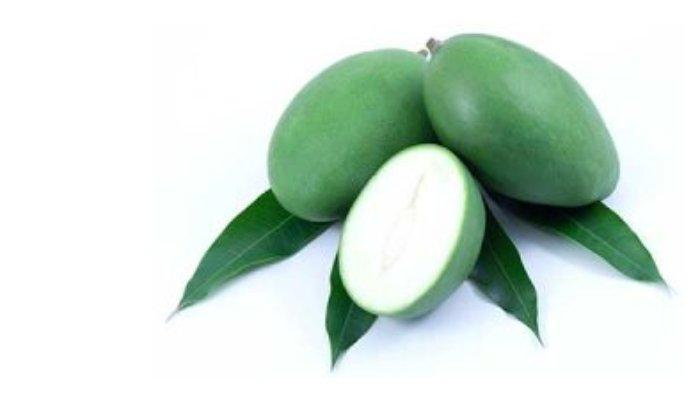
#> input picture Final/ambilGambar1.jpg, 700 x 393 px
$ python Pencitraan1.py
#> lines starting #> are read from the running program, lines starting #| are printed output that depends on the picture
import time
#Import OpenCV
import cv2
#Import Numpy
import numpy as np
#Baca gambar
img = cv2.imread('ambilGambar1.jpg')
#> img is the input picture: shape (393, 700, 3); mean B, G, R 211.9, 221.5, 206.3
#img = cv2.imread('ambilGambar.jpg')
#Konversi RGB ke HSV
hsv = cv2.cvtColor(img,cv2.COLOR_BGR2HSV)
#> hsv: shape (393, 700, 3); mean H, S, V 43.4, 31.8, 222.3
#Range warna kuning segmentasi/klasifikasi
lower = np.array([20,100,100], dtype=np.uint8)
upper = np.array([40,255,255], dtype=np.uint8)
mask = cv2.inRange(hsv, lower, upper)
#> mask: shape (393, 700); every value is 0
kernel = np.ones((25,25),np.uint8)
#Dipertembal piksel objek
dilation = cv2.dilate(mask,kernel,iterations = 1)
#Diperkecil supaya tidak berdempet piksel objeknya
erosion = cv2.erode(img,kernel,iterations = 1)
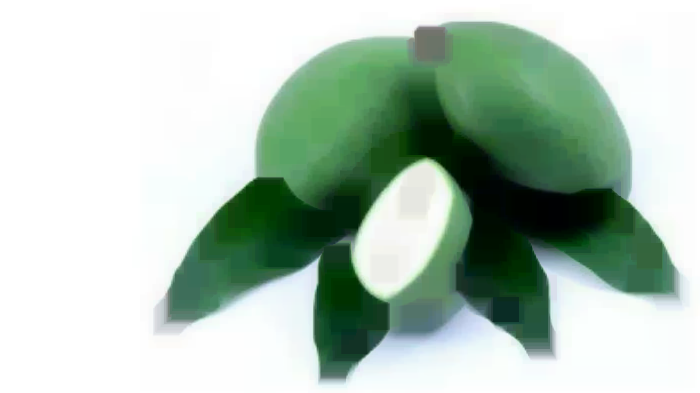
#> erosion: shape (393, 700, 3); mean B, G, R 183.5, 196.8, 177.7
#Temukan kontut
contours, hierarchy = cv2.findContours(dilation,cv2.RETR_TREE,cv2.CHAIN_APPROX_SIMPLE)
#> contours = []
#Kopi gambar asli ke variable resultImg
resultImg = (img).copy()
#Array kontur
contour = []
#Perulangan untuk kontur
for i in range(len(contours)):
        #Banyaknya kontur ke variable cnt
        cnt = contours[i]
        #Mencari radius untuk menggambar lingkaran
        (x,y),radius = cv2.minEnclosingCircle(cnt)
        #Pusat lingkaran
        center = (int(x),int(y))
        #Jika radius(kontur ukuran > 1 ) diaanggap kontur jika kurang bukan kontur
        if(int(radius) > 20):
            contour.append(cnt)
            #Gambar lingkaran
            resultImg = cv2.circle(resultImg,center,int(radius),(255,0,0),3)
#> this loop made 0 passes
#> after the loop, contour = []
#Tampilkan
if mask.any():
    #cv2.imshow("Jeruk Found", resultImg)
    #print('Jeruk Found!!')
    deteksi1 = True
    cv2.imwrite('citra1.jpg', resultImg)
else:
    #cv2.imshow("Jeruk Not Found", resultImg)
    #print('Jeruk Not Found!!')
    deteksi1 = False

#delay
time.sleep(5)
#stop
cv2.destroyAllWindows()
